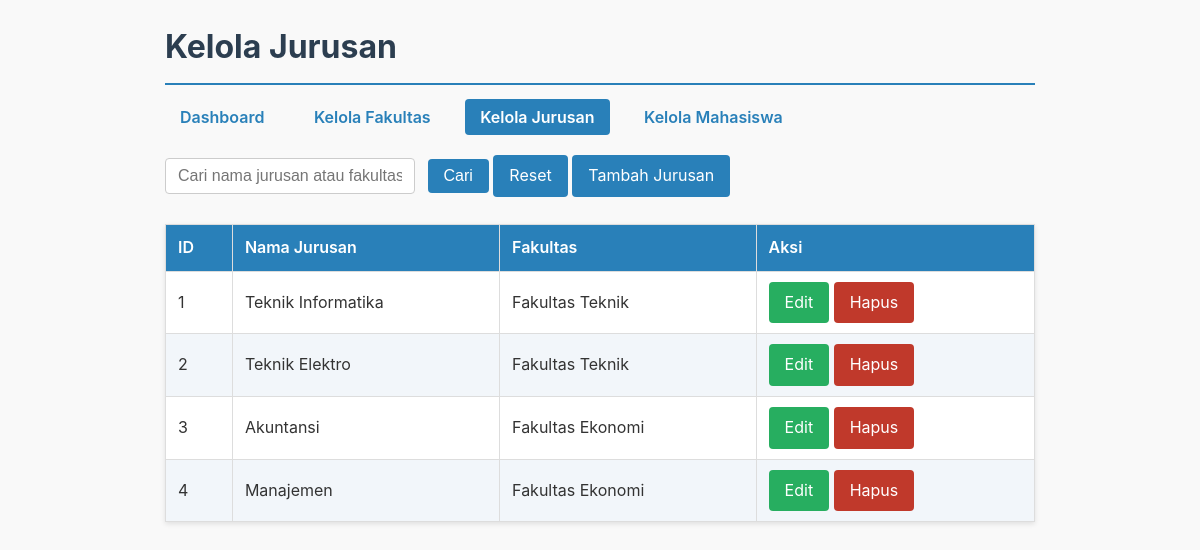
Screenshot of /index.php?menu=jurusan with the database file from the repository.
### tables this page shows
CREATE TABLE `jurusan` (
  `id` int(11) NOT NULL,
  `fakultas_id` int(11) NOT NULL,
  `nama` varchar(100) NOT NULL
);

CREATE TABLE `fakultas` (
  `id` int(11) NOT NULL,
  `nama` varchar(100) NOT NULL
);

### config/Database.php (called while the page is built, shortened)
<?php
class Database {
    private static $conn = null;
    public static function getConnection() {
        if (self::$conn === null) {
            try {
                $db = new Database();
                self::$conn = new PDO(
                    "mysql:host={$db->host};dbname={$db->db_name}",
                    $db->username,
                    $db->password,
                    [PDO::ATTR_ERRMODE => PDO::ERRMODE_EXCEPTION]
                );
            } catch (PDOException $e) {
                die('Connection failed: ' . $e->getMessage());
            }
        }
        return self::$conn;
    }
}
?>

### controllers/JurusanController.php (called while the page is built, shortened)
<?php
class JurusanController {
    private $model;
    public function __construct() {
        $this->model = new Jurusan();
    }
    public function index($keyword = '') {
        return $this->model->getWithFakultas();
    }
}
?>

### models/BaseModel.php (called while the page is built, shortened)
<?php
abstract class BaseModel {
    public function __construct() {
        $this->conn = Database::getConnection();
    }
}
?>

### models/Jurusan.php (called while the page is built, shortened)
<?php
class Jurusan extends BaseModel {
    public function getWithFakultas() {
        $stmt = $this->conn->prepare("SELECT jurusan.*, fakultas.nama as fakultas_nama FROM jurusan JOIN fakultas ON jurusan.fakultas_id=fakultas.id");
        $stmt->execute();
        return $stmt->fetchAll(\PDO::FETCH_ASSOC);
    }
}
?>

### views/jurusan_index.php (the view, shortened to what this page needs)
<form method="get" action="index.php" class="search-form">
    <input type="text" name="keyword" placeholder="Cari nama jurusan atau fakultas" value="<?= e($keyword) ?>" />
    <input type="submit" value="Cari" />
    <a href="index.php?menu=jurusan" class="btn">Reset</a>
    <a href="index.php?menu=jurusan&action=create" class="btn">Tambah Jurusan</a>
</form>
<table>
    <thead>
        <tr><th>ID</th><th>Nama Jurusan</th><th>Fakultas</th><th>Aksi</th></tr>
    </thead>
    <tbody>
        <?php foreach ($items as $item): ?>
        <tr>
            <td><?= e($item['id']) ?></td>
            <td><?= e($item['nama']) ?></td>
            <td><?= e($item['fakultas_nama']) ?></td>
            <td>
                <a href="index.php?menu=jurusan&action=edit&id=<?= e($item['id']) ?>" class="btn btn-edit">Edit</a>
                <a href="index.php?menu=jurusan&action=delete&id=<?= e($item['id']) ?>" class="btn btn-danger" onclick="return confirm('Yakin ingin hapus?')">Hapus</a>
            </td>
        </tr>
        <?php endforeach ?>
    </tbody>
</table>

### index.php (shortened to what this page needs)
<?php
require_once __DIR__ . '/config/Database.php';
spl_autoload_register(function ($class) {
    $base_dir = __DIR__ . '/';
    $file = $base_dir . str_replace('\\', '/', $class) . '.php';
});
function e($str) {
    return htmlspecialchars($str, ENT_QUOTES, 'UTF-8');
}
$pageTitle = "Dashboard";
$menu = $_GET['menu'] ?? 'home';
$action = $_GET['action'] ?? 'index';
$id = $_GET['id'] ?? null;
$keyword = $_GET['keyword'] ?? '';
switch ($menu) {
    case 'jurusan':
        $ctrl = new JurusanController();
        $pageTitle = "Kelola Jurusan";
        if ($action == 'index') {
            $items = $ctrl->index($keyword);
            include __DIR__ . '/views/jurusan_index.php';
        } elseif ($action == 'delete' && $id) {
            $ctrl->delete($id);
            header('Location: index.php?menu=jurusan');
            exit;
        }
        break;
}
$content = ob_get_clean();
?>
<!DOCTYPE html>
<html lang="en">
<head>
</head>
<body>
    <h1><?= e($pageTitle) ?></h1>
    <div class="nav">
        <a href="index.php" class="<?= $menu === 'home' ? 'active' : '' ?>">Dashboard</a>
        <a href="index.php?menu=fakultas" class="<?= $menu === 'fakultas' ? 'active' : '' ?>">Kelola Fakultas</a>
        <a href="index.php?menu=jurusan" class="<?= $menu === 'jurusan' ? 'active' : '' ?>">Kelola Jurusan</a>
        <a href="index.php?menu=mahasiswa" class="<?= $menu === 'mahasiswa' ? 'active' : '' ?>">Kelola Mahasiswa</a>
    </div>
    <?= $content ?>
</body>
</html>

### index.php (style rules this page uses)
* { box-sizing: border-box; }
body { font-family: -apple-system, BlinkMacSystemFont, "Segoe UI", Roboto, Oxygen, Ubuntu, Cantarell, "Open Sans", "Helvetica Neue", sans-serif; margin: 20px auto; max-width: 900px; padding: 0 15px; background: #f9f9f9; color: #333; line-height: 1.6; }
h1 { color: #2c3e50; border-bottom: 2px solid #2980b9; padding-bottom: 10px; margin-bottom: 20px; }
.nav { margin-bottom: 25px; }
.nav a { margin-right: 15px; text-decoration: none; font-weight: 600; color: #2980b9; padding: 8px 15px; border-radius: 4px; transition: background-color 0.3s ease; }
.nav a:hover, .nav a.active { background-color: #2980b9; color: #fff; }
form.search-form { margin-bottom: 15px; }
form.search-form input[type="text"], form.search-form select { padding: 8px 12px; font-size: 1rem; border: 1px solid #ccc; border-radius: 4px; width: 250px; max-width: 100%; margin-right: 8px; transition: border-color 0.3s ease; }
form.search-form input[type="submit"], button, .btn { background-color: #2980b9; color: white; border: none; padding: 8px 16px; font-size: 1rem; border-radius: 4px; cursor: pointer; transition: background-color 0.3s ease; text-decoration: none; display: inline-block; }
table { border-collapse: collapse; width: 100%; background-color: #fff; box-shadow: 0 2px 5px rgba(0,0,0,0.1); }
th, td { border: 1px solid #ddd; text-align: left; padding: 10px 12px; }
th { background-color: #2980b9; color: white; font-weight: 600; }
tr:nth-child(even) { background-color: #f2f6fa; }
input[type="text"], select, textarea { width: 100%; max-width: 100%; padding: 10px 12px; margin-bottom: 15px; border: 1px solid #ccc; border-radius: 4px; font-size: 1rem; transition: border-color 0.3s ease; }
.btn-danger { background-color: #c0392b; }
.btn-edit { background-color: #27ae60; }
a.btn { text-align: center; }

### rows the page displays
jurusan: id "1", nama "Teknik Informatika", fakultas.nama "Fakultas Teknik"
jurusan: id "2", nama "Teknik Elektro", fakultas.nama "Fakultas Teknik"
jurusan: id "3", nama "Akuntansi", fakultas.nama "Fakultas Ekonomi"
jurusan: id "4", nama "Manajemen", fakultas.nama "Fakultas Ekonomi"

### other values shown
$pageTitle "Kelola Jurusan"
